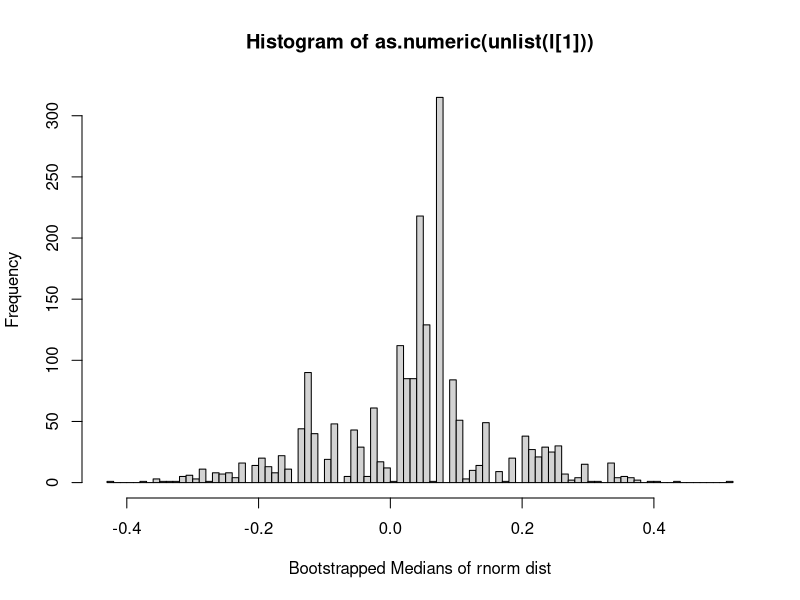

R code for this plot:
## ---- chunk 1

rm( list = ls())
NBS<-2000
#manual bootstrapping function
fun.boot <- function(data,NBS) {
      bssamp <- numeric(NBS)
      #collecting iterations
      for (i in 1:NBS) {
        bssamp[i] <- median(sample(data, replace = T))
      }
      conf = quantile(bssamp,c(.025,.5,.975)) 
      return(list(bssamp,conf))   
}

l <- fun.boot(rnorm(100),NBS)
#inspecting distribution
hist(as.numeric(unlist(l[1])),breaks=100,xlab="Bootstrapped Medians of rnorm dist")
## ---- chunk 2

### Didn't get through this... will continue later

objf = function(r, number , k) 
  {
  # how good a candidate is r for root k of number
  measure =   
  return (measure)
  
  }

rootk = function(number, k, start = NULL)
  {
  ...
  
  if (is.null(start)) # assign a starting point if it is not given
        start = # starting point
  # call optim
    
  # check if it is working
    
  return(r)
  }

